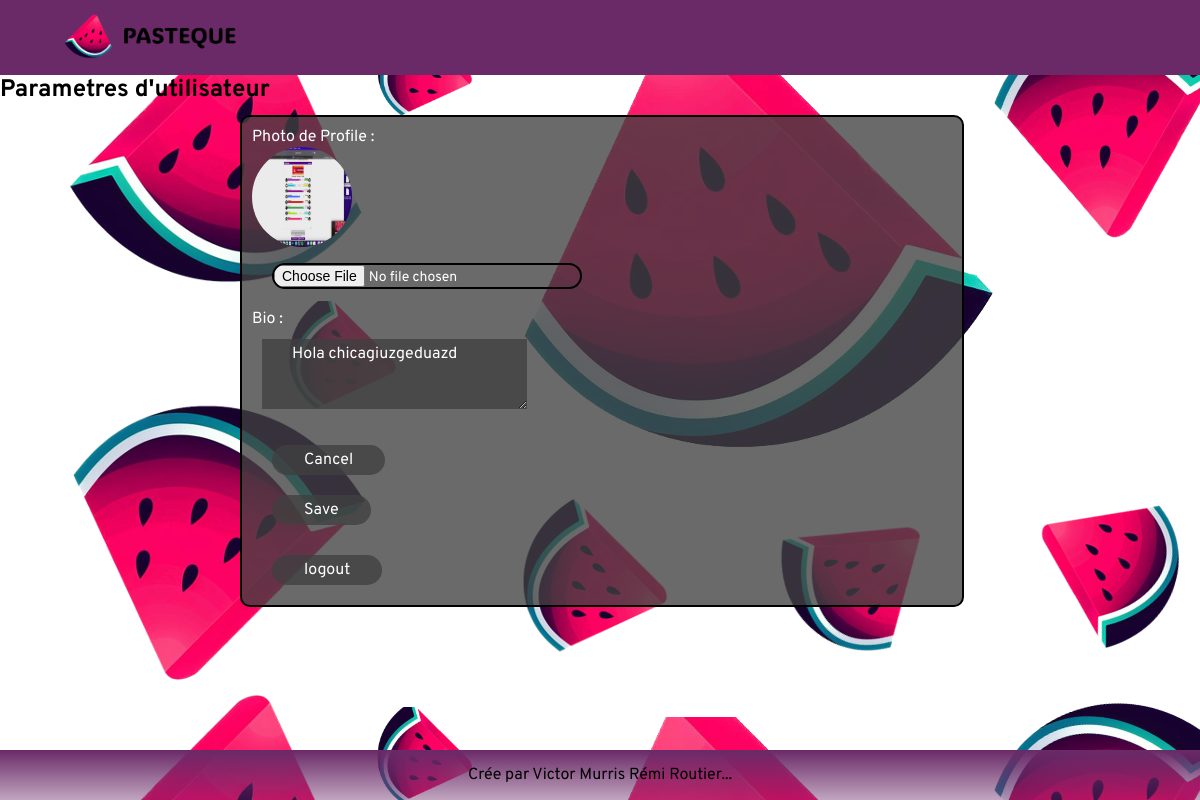
The app's page /settings (signed in) with its own data.
### core/models.py (models this page shows, shortened)
class Profile(models.Model):
    user = models.ForeignKey(User, on_delete=models.CASCADE)
    id_user = models.IntegerField()
    bio = models.TextField(blank=True)
    profileimg = models.ImageField(upload_to='media/profile_imgs', default='media/profile_imgs/blank-profile.png')

### core/views.py (the view, shortened to what this page needs)
# urls.py: path('settings', views.settings, name="settings"),
@login_required(login_url='signin')
def settings(request):
    user_profile = Profile.objects.get(user=request.user)
    return render(request, 'core/settings.html', {'user_profile': user_profile})

### templates/core/settings.html (shortened to what this page needs)
{% load static %}
<!DOCTYPE html>
<html lang="fr">
<head>
    <link rel="stylesheet" href="{% static 'core/styles.css' %}" />
</head>
    <body>
        <header>
            <div class="header-div">
                <a href=""><img width="200" height="75" src="{% static 'img/logo.png' %}" /> </a>
            </div>
        </header>
            <section>
                <div>
                    <h2> Parametres d'utilisateur </h2>
                </div>
                <div id="param">
                    <form action="" method="POST" enctype="multipart/form-data">
                             <div>
                                <label for=""> Photo de Profile : </label>
                                <img width="100" height="100" src="{{user_profile.profileimg.url}}" class="profile-picture"/>
                                <input type="file" name="image" class="btn-4" value="">
                            </div>
                            <div>
                                <label for="about">Bio : </label>
                                <textarea id="about" name="bio" rows="3" class="bio-text">{{user_profile.bio}}</textarea>
                            </div>
                       <div>
                           <button class="btn-5"> <a href="/">Cancel</a> </button>
                           <button type="submit" class="btn-5"> Save </button>
                       </div>
                    </form>
                    <div>
                        <button class="btn-5"> <a href="logout">logout</a> </button>
                    </div>
                </div>
            </section>
            <footer>
                <p>Crée par Victor Murris Rémi Routier...</p>
            </footer>
    </body>
</html>

### static/core/styles.css (style rules this page uses)
* { margin: 0; padding: 0; font-family: 'Overpass', Arial, Helvetica; }
body { background-image: url("../img/background.png"); }
.header-div a { padding: 50px; }
.header-div { background-color: rgb(106, 42, 104); height: 75px; }
footer { line-height: 50px; text-align: center; position: fixed; bottom: 0px; background-image: linear-gradient(to bottom, rgb(106, 42, 104), rgba(106, 42, 104, 0.425)); width: 100%; }
.btn-4 { border: 2px solid black; color: white; text-align: center; text-decoration: none; font-size: 14px; margin: 10px 20px; border-radius: 40px; }
.btn-5 { background-color: rgba(64, 64, 64, 0.778); border: none; color: white; padding: 5px 32px; text-align: center; text-decoration: none; display: inline-block; font-size: 16px; margin: 10px 20px; cursor: pointer; border-radius: 40px; }
.btn-5 a { color: white; text-decoration: none; }
.bio-text { border: none; color: white; padding: 5px 30px; font-size: 16px; margin: 10px 10px; background-color: rgba(64, 64, 64, 0.778); }
.profile-picture { border-radius: 50px; }
#param { background-color: rgba(64, 64, 64, 0.778); border: 2px solid black; width: 60%; margin-left: 20%; margin-top: 10px; color: white; border-radius: 10px; }
#param div { width: 20%; margin: 10px 10px; }

### records on screen
Profile: profileimg (picture), bio "Hola chicagiuzgeduazd"
